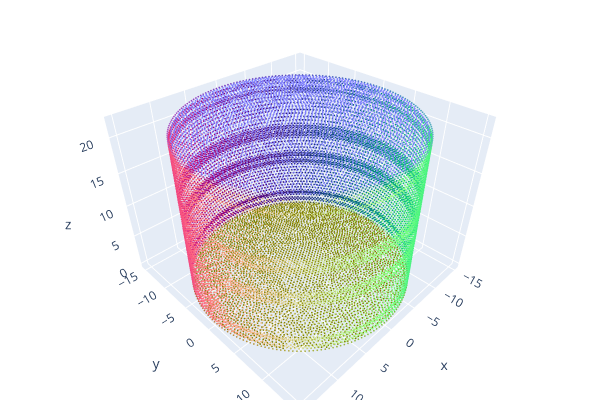

Notebook source saved alongside this figure:
### Code cell
print("Testing IO for meshes ...")
pcd = o3d.io.read_point_cloud("../data/Challenge-ABC/Train/ply/0037.ply")
print(pcd)
#o3d.io.write_triangle_mesh("", pcd)

print(np.asarray(pcd.points))
#o3d.visualization.draw_geometries([pcd])#,
#                                   zoom=0.3412,
#                                   front=[0.4257, -0.2125, -0.8795],
#                                   lookat=[2.6172, 2.0475, 1.532],
#                                   up=[-0.0694, -0.9768, 0.2024])
o3d.visualization.draw_plotly([pcd])

### Figure 1 — Plotly figure (JSON) as saved in the notebook; plotly's stock layout.template omitted (floating-point values rounded to 4 significant figures; data arrays with more than 128 entries replaced by an {"elided": "..."} marker saying what was removed)
{"data": [{"marker": {"color": {"elided": "20228x3 float values"}, "size": 1}, "mode": "markers", "type": "scatter3d", "x": {"elided": "20228 float values"}, "y": {"elided": "20228 float values"}, "z": {"elided": "20228 float values"}}], "layout": {"height": 400, "margin": {"b": 0, "l": 0, "r": 0, "t": 0}, "scene": {"camera": {"center": {"x": 0, "y": 0, "z": 0}, "up": {"x": 0, "y": 0, "z": 1}}}, "showlegend": false, "width": 600}}
